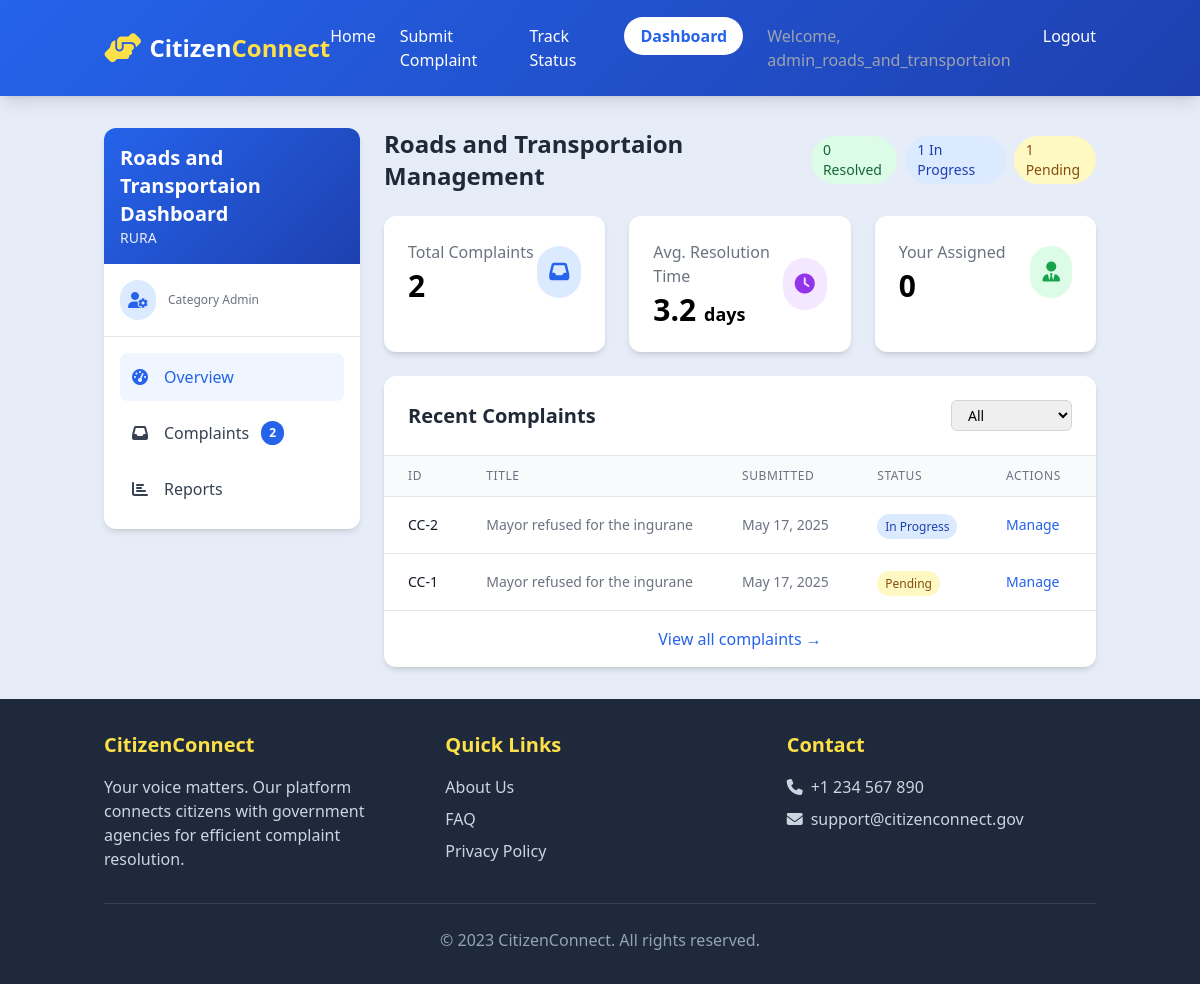
Screenshot of /category-dashboard/ (signed in) with the database file from the repository.
### citizens/models.py (models this page shows, shortened)
class CustomUser(AbstractUser):
    is_category_admin = models.BooleanField(default=False)
    managed_category = models.ForeignKey('ComplaintCategory', on_delete=models.SET_NULL, null=True, blank=True)

class ComplaintCategory(models.Model):
    name = models.CharField(max_length=100)
    description = models.TextField(blank=True)
    department = models.CharField(max_length=100)
    admin_email = models.EmailField(blank=True)

class Complaint(models.Model):
    STATUS_CHOICES = [
        ('pending', 'Pending'),
        ('in_progress', 'In Progress'),
        ('resolved', 'Resolved'),
        ('rejected', 'Rejected'),
    ]
    category = models.ForeignKey(ComplaintCategory, on_delete=models.SET_NULL, null=True)
    title = models.CharField(max_length=200)
    description = models.TextField()
    location = models.CharField(max_length=200)
    latitude = models.DecimalField(max_digits=9, decimal_places=6, null=True, blank=True)
    longitude = models.DecimalField(max_digits=9, decimal_places=6, null=True, blank=True)
    status = models.CharField(max_length=20, choices=STATUS_CHOICES, default='pending')
    created_at = models.DateTimeField(default=timezone.now)
    updated_at = models.DateTimeField(auto_now=True)
    is_anonymous = models.BooleanField(default=False)
    contact_email = models.EmailField()
    assigned_to = models.ForeignKey(CustomUser, related_name='assigned_complaints', on_delete=models.SET_NULL, null=True, blank=True)

### citizens/views.py (the view)
# urls.py: path('category-dashboard/', category_dashboard, name='category_dashboard'),
@login_required
@user_passes_test(is_category_admin)
def category_dashboard(request):
    category = request.user.managed_category
    complaints = Complaint.objects.filter(
        category=category
    ).order_by('-created_at')
    status_counts = complaints.values('status').annotate(count=models.Count('id'))
    your_assigned_count = complaints.filter(assigned_to=request.user).count()
    return render(request, 'government/category_dashboard.html', {
        'category': category,
        'complaints': complaints,
        'your_assigned_count': your_assigned_count,
        'status_counts': status_counts,
        'pending_count': complaints.filter(status='pending').count(),
        'in_progress_count': complaints.filter(status='in_progress').count(),
        'resolved_count': complaints.filter(status='resolved').count(),
    })

### citizens/views.py (called while the page is built)
def is_category_admin(user):
    return user.is_authenticated and user.is_category_admin

### templates/government/category_dashboard.html (shortened to what this page needs)
{% extends 'base.html' %}
{% block content %}
<div class="container mx-auto px-4 py-8">
    <div class="flex flex-col md:flex-row gap-6">
        <aside class="w-full md:w-64 flex-shrink-0">
            <div class="bg-white rounded-xl shadow-md overflow-hidden sticky top-6">
                <div class="gradient-bg p-4 text-white">
                    <h2 class="text-xl font-bold">{{ category.name }} Dashboard</h2>
                    <p class="text-sm opacity-90">{{ category.department }}</p>
                </div>
                <div class="p-4 border-b">
                    <div class="flex items-center space-x-3">
                        <div class="bg-blue-100 text-blue-600 p-2 rounded-full">
                            <i class="fas fa-user-cog"></i>
                        </div>
                        <div>
                            <p class="text-xs text-gray-500">Category Admin</p>
                        </div>
                    </div>
                </div>
                <nav class="p-4">
                    <ul class="space-y-2">
                        <li>
                            <a href="{% url 'category_dashboard' %}"
                               class="flex items-center space-x-3 p-3 rounded-lg bg-blue-50 text-blue-600 font-medium">
                                <i class="fas fa-tachometer-alt w-5"></i>
                                <span>Overview</span>
                            </a>
                        </li>
                        <li>
                            <a href="#" class="flex items-center space-x-3 p-3 rounded-lg hover:bg-gray-100 text-gray-700 transition">
                                <i class="fas fa-inbox w-5"></i>
                                <span>Complaints</span>
                                <span class="ml-auto bg-blue-600 text-white text-xs font-bold px-2 py-1 rounded-full">
                                    {{ complaints.count }}
                                </span>
                            </a>
                        </li>
                        <li>
                            <a href="#" class="flex items-center space-x-3 p-3 rounded-lg hover:bg-gray-100 text-gray-700 transition">
                                <i class="fas fa-chart-bar w-5"></i>
                                <span>Reports</span>
                            </a>
                        </li>
                    </ul>
                </nav>
            </div>
        </aside>
        <main class="flex-grow">
            <div class="mb-6 flex justify-between items-center">
                <h1 class="text-2xl font-bold text-gray-800">{{ category.name }} Management</h1>
                <div class="flex space-x-2">
                    <span class="px-3 py-1 bg-green-100 text-green-800 text-sm rounded-full">
                        {{ resolved_count }} Resolved
                    </span>
                    <span class="px-3 py-1 bg-blue-100 text-blue-800 text-sm rounded-full">
                        {{ in_progress_count }} In Progress
                    </span>
                    <span class="px-3 py-1 bg-yellow-100 text-yellow-800 text-sm rounded-full">
                        {{ pending_count }} Pending
                    </span>
                </div>
            </div>
            <div class="grid grid-cols-1 md:grid-cols-3 gap-6 mb-6">
                <div class="bg-white rounded-xl shadow-md p-6 card-hover">
                    <div class="flex items-center justify-between">
                        <div>
                            <p class="text-gray-500">Total Complaints</p>
                            <h3 class="text-3xl font-bold mt-1">{{ complaints.count }}</h3>
                        </div>
                        <div class="bg-blue-100 text-blue-600 p-3 rounded-full">
                            <i class="fas fa-inbox text-xl"></i>
                        </div>
                    </div>
                </div>
                <div class="bg-white rounded-xl shadow-md p-6 card-hover">
                    <div class="flex items-center justify-between">
                        <div>
                            <p class="text-gray-500">Avg. Resolution Time</p>
                            <h3 class="text-3xl font-bold mt-1">3.2 <span class="text-lg">days</span></h3>
                        </div>
                        <div class="bg-purple-100 text-purple-600 p-3 rounded-full">
                            <i class="fas fa-clock text-xl"></i>
                        </div>
                    </div>
                </div>
                <div class="bg-white rounded-xl shadow-md p-6 card-hover">
                    <div class="flex items-center justify-between">
                        <div>
                            <p class="text-gray-500">Your Assigned</p>
                            <h3 class="text-3xl font-bold mt-1">{{ your_assigned_count }}</h3>
                        </div>
                        <div class="bg-green-100 text-green-600 p-3 rounded-full">
                            <i class="fas fa-user-tie text-xl"></i>
                        </div>
                    </div>
                </div>
            </div>
            <div class="bg-white rounded-xl shadow-md overflow-hidden">
                <div class="border-b border-gray-200 p-6 flex justify-between items-center">
                    <h2 class="text-xl font-bold text-gray-800">Recent Complaints</h2>
                    <div class="flex space-x-2">
                        <select class="text-sm border border-gray-300 rounded-md px-3 py-1 focus:ring-blue-500 focus:border-blue-500">
                            <option>All</option>
                        </select>
                    </div>
                </div>
                <div class="overflow-x-auto">
                    <table class="min-w-full divide-y divide-gray-200">
                        <thead class="bg-gray-50">
                            <tr>
                                <th class="px-6 py-3 text-left text-xs font-medium text-gray-500 uppercase tracking-wider">ID</th>
                                <th class="px-6 py-3 text-left text-xs font-medium text-gray-500 uppercase tracking-wider">Title</th>
                                <th class="px-6 py-3 text-left text-xs font-medium text-gray-500 uppercase tracking-wider">Submitted</th>
                                <th class="px-6 py-3 text-left text-xs font-medium text-gray-500 uppercase tracking-wider">Status</th>
                                <th class="px-6 py-3 text-left text-xs font-medium text-gray-500 uppercase tracking-wider">Actions</th>
                            </tr>
                        </thead>
                        <tbody class="bg-white divide-y divide-gray-200">
                            {% for complaint in complaints|slice:":5" %}
                            <tr class="hover:bg-gray-50 transition">
                                <td class="px-6 py-4 whitespace-nowrap text-sm font-medium text-gray-900">CC-{{ complaint.pk }}</td>
                                <td class="px-6 py-4 whitespace-nowrap text-sm text-gray-500">{{ complaint.title }}</td>
                                <td class="px-6 py-4 whitespace-nowrap text-sm text-gray-500">{{ complaint.created_at|date:"M d, Y" }}</td>
                                <td class="px-6 py-4 whitespace-nowrap">
                                    <span class="px-2 py-1 text-xs rounded-full
                                        {% if complaint.status == 'pending' %}bg-yellow-100 text-yellow-800
                                        {% elif complaint.status == 'in_progress' %}bg-blue-100 text-blue-800
                                        {% elif complaint.status == 'resolved' %}bg-green-100 text-green-800
                                        {% else %}bg-red-100 text-red-800{% endif %}">
                                        {{ complaint.get_status_display }}
                                    </span>
                                </td>
                                <td class="px-6 py-4 whitespace-nowrap text-sm font-medium">
                                    <a href="{% url 'update_complaint_status' pk=complaint.pk %}"
                                       class="text-blue-600 hover:text-blue-900 mr-3">
                                        Manage
                                    </a>
                                </td>
                            </tr>
                            {% endfor %}
                        </tbody>
                    </table>
                </div>
                <div class="p-4 border-t border-gray-200 text-center">
                    <a href="#" class="text-blue-600 hover:text-blue-800 font-medium">
                        View all complaints →
                    </a>
                </div>
            </div>
        </main>
    </div>
</div>
{% endblock %}

### templates/base.html (shortened to what this page needs)
<!DOCTYPE html>
<html lang="en">
<head>
    <script src="https://cdn.tailwindcss.com"></script>
    <link rel="stylesheet" href="https://cdnjs.cloudflare.com/ajax/libs/animate.css/4.1.1/animate.min.css"/>
    <link rel="stylesheet" href="https://cdnjs.cloudflare.com/ajax/libs/font-awesome/6.4.0/css/all.min.css">
</head>
<body class="min-h-screen flex flex-col">
    <header class="gradient-bg text-white shadow-lg">
        <div class="container mx-auto px-4 py-6">
            <div class="flex justify-between items-center animate__animated animate__fadeInDown">
                <div class="flex items-center space-x-2">
                    <i class="fas fa-handshake-angle text-3xl text-yellow-300"></i>
                    <h1 class="text-2xl font-bold">Citizen<span class="text-yellow-300">Connect</span></h1>
                </div>
                <nav>
                    <ul class="flex space-x-6">
                        <li><a href="{% url 'home' %}" class="hover:text-yellow-300 transition">Home</a></li>
                        <li><a href="{% url 'submit_complaint' %}" class="hover:text-yellow-300 transition">Submit Complaint</a></li>
                        <li><a href="{% url 'track_complaint_all' %}" class="hover:text-yellow-300 transition">Track Status</a></li>
                        {% if user.is_authenticated %}
                            <li><a href="{% url 'category_dashboard' %}" class="bg-white text-blue-600 px-4 py-2 rounded-full font-semibold hover:bg-yellow-300 transition">Dashboard</a></li>
                        {% endif %}
                        {% if user.is_authenticated %}
                            <li><span class="text-gray-400">Welcome, {{ user.username }}</span></li>
                            <li><a href="{% url 'logout' %}" class="hover:text-yellow-300 transition">Logout</a></li>
                        {% else %}
                            <li><a href="{% url 'login' %}?next={{ request.path }}" class="hover:text-yellow-300 transition">Login</a></li>
                        {% endif %}
                    </ul>
                </nav>
            </div>
        </div>
    </header>
    <main class="flex-grow">
        {% block content %}{% endblock %}
    </main>
    <footer class="bg-slate-800 text-white py-8">
        <div class="container mx-auto px-4">
            <div class="grid grid-cols-1 md:grid-cols-3 gap-8">
                <div class="animate__animated animate__fadeInUp">
                    <h3 class="text-xl font-bold mb-4 text-yellow-300">CitizenConnect</h3>
                    <p class="text-slate-300">Your voice matters. Our platform connects citizens with government agencies for efficient complaint resolution.</p>
                </div>
                <div class="animate__animated animate__fadeInUp animate__delay-1s">
                    <h3 class="text-xl font-bold mb-4 text-yellow-300">Quick Links</h3>
                    <ul class="space-y-2">
                        <li><a href="#" class="text-slate-300 hover:text-yellow-300 transition">About Us</a></li>
                        <li><a href="#" class="text-slate-300 hover:text-yellow-300 transition">FAQ</a></li>
                        <li><a href="#" class="text-slate-300 hover:text-yellow-300 transition">Privacy Policy</a></li>
                    </ul>
                </div>
                <div class="animate__animated animate__fadeInUp animate__delay-2s">
                    <h3 class="text-xl font-bold mb-4 text-yellow-300">Contact</h3>
                    <ul class="space-y-2">
                        <li class="flex items-center space-x-2 text-slate-300"><i class="fas fa-phone"></i> <span>+1 234 567 890</span></li>
                        <li class="flex items-center space-x-2 text-slate-300"><i class="fas fa-envelope"></i> <span>support@citizenconnect.gov</span></li>
                    </ul>
                </div>
            </div>
            <div class="border-t border-slate-700 mt-8 pt-6 text-center text-slate-400 animate__animated animate__fadeIn">
                <p>&copy; 2023 CitizenConnect. All rights reserved.</p>
            </div>
        </div>
    </footer>
</body>
</html>

### templates/base.html (style rules this page uses)
:root { --primary: #2563eb; --secondary: #1e40af; --accent: #f59e0b; --dark: #1e293b; --light: #f8fafc; }
body { font-family: 'Segoe UI', system-ui, sans-serif; background-color: #f0f4f8; background-image: radial-gradient(circle at 10% 20%, rgba(37, 99, 235, 0.05) 0%, rgba(37, 99, 235, 0.05) 90%); }
.gradient-bg { background: linear-gradient(135deg, var(--primary) 0%, var(--secondary) 100%); }
.card-hover { transition: all 0.3s ease; box-shadow: 0 4px 6px -1px rgba(0, 0, 0, 0.1), 0 2px 4px -1px rgba(0, 0, 0, 0.06); }

### rows the page displays
CustomUser: username "admin_roads_and_transportaion"
ComplaintCategory: name "Roads and Transportaion", department "RURA"
Complaint: pk "2", title "Mayor refused for the ingurane", created_at "May 17, 2025", status "In Progress"
Complaint: pk "1", title "Mayor refused for the ingurane", created_at "May 17, 2025", status "Pending"

### other values shown
{{ complaints.count }} "2"
{{ resolved_count }} "0"
{{ in_progress_count }} "1"
{{ pending_count }} "1"
{{ your_assigned_count }} "0"
